Frame 1 (no input): blank canvas, image omitted
Frame 60 (no input): blank canvas, image omitted
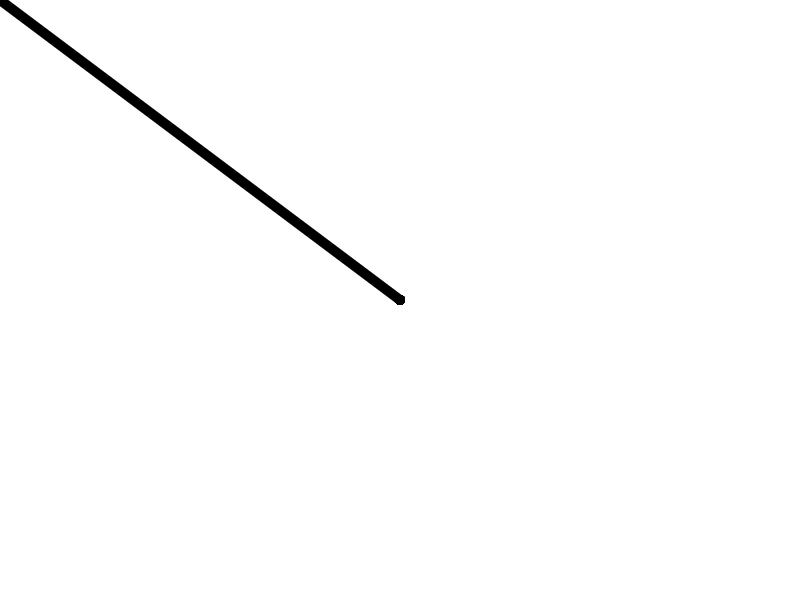
Frame 120 (the mouse pressed at the canvas centre since frame 60)

The p5.js sketch whose frames 1 and 60 were blank and that drew this single picture after the mouse press (run headless with seeded random() and noise() and a simulated clock; from frame 60 on, the mouse is pressed at the canvas centre):

// p5.js sketch
// ── sketch.js

function setup() {
  // put setup code here
  createCanvas(800, 600);
  background(255);

}

function draw() {
  //put drawing code here
  strokeWeight(10)
  //What happens when the mouse is pressed
  if (mouseIsPressed === true) {
    //What happens when the left mouse button is pressed
    if (mouseButton === LEFT) {
      strokeWeight(10)
      stroke(0);
      line(mouseX, mouseY, pmouseX , pmouseY);
    }

    //What happens when the right mouse button is pressed
    else if (mouseButton === RIGHT) {
      strokeWeight(100);
      stroke(255);
      line(mouseX, mouseY, pmouseX, pmouseY);

    }
  }

}
